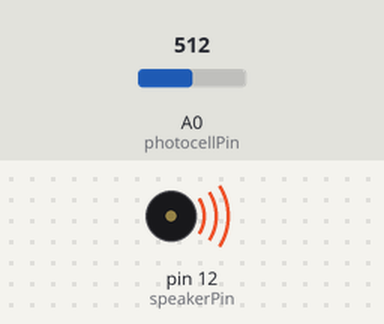
Recording of a sketch running on a simulated Arduino Uno, built with avr-gcc and run on an emulated ATmega328P. Parts: buzzer (waves = sounding). The inputs (shaded band) are chosen by the test bench; at power-on: A0 (photocellPin) = 512.

Above: at 1.2 s.
1.3 s: A0 (photocellPin) set to 0
At 2.5 s:
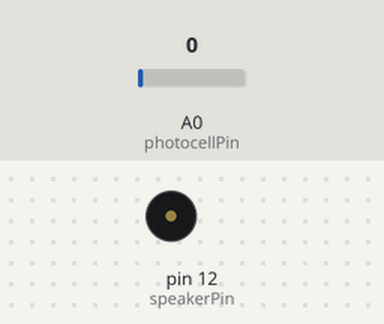
2.8 s: A0 (photocellPin) set to 122
At 3.6 s:
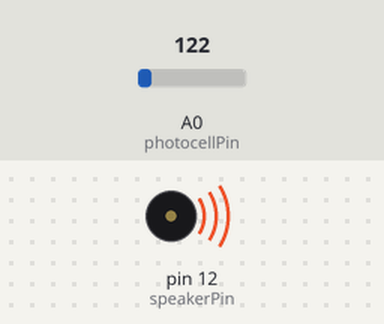
Timing chart, 0 to 5.8 s (numbered marks = the images above; inputs shaded):
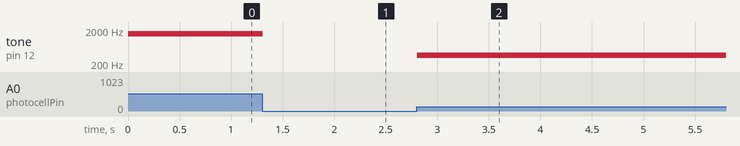

The sketch:

theremin.ino
```cpp
int photocellPin = 0;
int speakerPin = 12;

void setup() {
  // put your setup code here, to run once:
  Serial.begin(9600);
}

void loop() {
  // put your main code here, to run repeatedly:
  int reading = analogRead(photocellPin);
  int pitch = reading * 3;
  //Serial.println(pitch);
  tone(speakerPin, pitch);
  delay(10);
}
```

Measured:
- after the input at 1.3 s, tone on pin 12 (speakerPin): 1536 Hz → silent at once
- after the input at 2.8 s, tone on pin 12 (speakerPin): silent → 366 Hz at once
